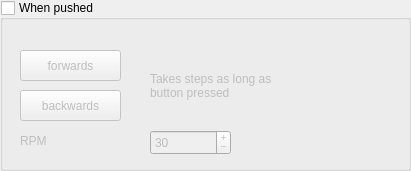
     <widget class="QGroupBox" name="groupB_when_pushed_leg">
      <property name="geometry">
       <rect>
        <x>10</x>
        <y>350</y>
        <width>411</width>
        <height>171</height>
       </rect>
      </property>
      <property name="title">
       <string>When pushed</string>
      </property>
      <property name="flat">
       <bool>true</bool>
      </property>
      <property name="checkable">
       <bool>true</bool>
      </property>
      <property name="checked">
       <bool>false</bool>
      </property>
      <widget class="QPushButton" name="pushB_forwards_leg">
       <property name="geometry">
        <rect>
         <x>20</x>
         <y>50</y>
         <width>101</width>
         <height>31</height>
        </rect>
       </property>
       <property name="text">
        <string>forwards</string>
       </property>
       <property name="autoRepeat">
        <bool>true</bool>
       </property>
      </widget>
      <widget class="QPushButton" name="pushB_backwards_leg">
       <property name="geometry">
        <rect>
         <x>20</x>
         <y>90</y>
         <width>101</width>
         <height>31</height>
        </rect>
       </property>
       <property name="text">
        <string>backwards</string>
       </property>
       <property name="autoRepeat">
        <bool>true</bool>
       </property>
      </widget>
      <widget class="QLabel" name="label_10">
       <property name="geometry">
        <rect>
         <x>140</x>
         <y>50</y>
         <width>68</width>
         <height>19</height>
        </rect>
       </property>
       <property name="text">
        <string/>
       </property>
      </widget>
      <widget class="QSpinBox" name="spinB_RPM_when_pushed_leg">
       <property name="geometry">
        <rect>
         <x>150</x>
         <y>130</y>
         <width>81</width>
         <height>25</height>
        </rect>
       </property>
       <property name="buttonSymbols">
        <enum>QAbstractSpinBox::PlusMinus</enum>
       </property>
       <property name="value">
        <number>30</number>
       </property>
      </widget>
      <widget class="QLabel" name="label_11">
       <property name="geometry">
        <rect>
         <x>20</x>
         <y>130</y>
         <width>68</width>
         <height>21</height>
        </rect>
       </property>
       <property name="text">
        <string>RPM</string>
       </property>
      </widget>
      <widget class="QLabel" name="label_12">
       <property name="geometry">
        <rect>
         <x>150</x>
         <y>50</y>
         <width>161</width>
         <height>71</height>
        </rect>
       </property>
       <property name="text">
        <string>Takes steps as long as 
button pressed</string>
       </property>
      </widget>
     </widget>
